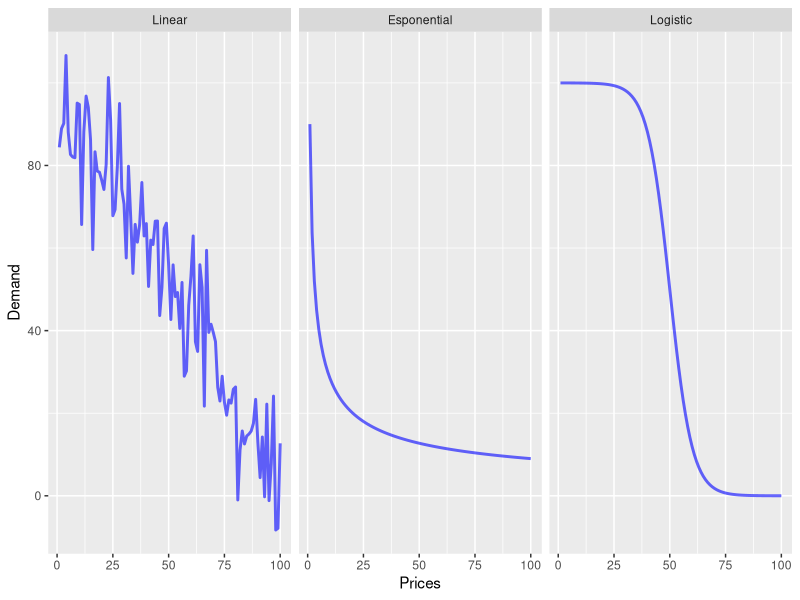

The R script that drew this image: (Note: this script raises an error after producing the figure.)
library(ggplot2)
library(dplyr)
library(magrittr)
library(reshape2)

# https://www.r-bloggers.com/pricing-optimization-how-to-find-the-price-that-maximizes-your-profit/
# https://insightr.wordpress.com/2018/06/03/different-demand-functions-and-optimal-price-estimation-in-r/?utm_campaign=News&utm_medium=Community&utm_source=DataCamp.com


# HISTORICAL DATA ---------------------------------------------------------------------------------------------------------------------------------------------------------
# Tutti questi dati storici sono a disposizione del bussiness come tipo di consuntivato

# 01_PRICE ####
set.seed(10)
hist.prices <- rnorm(252, mean = 6, sd = .5) # random prices defined by the company
hist.prices <- seq(1, 100) # incremental prices

# 02_COST ####
unity.cost = 4 # production cost per unity

# 03_DEMAND ####
# LINEAR demand curve - example 
demand_linear = function(p, alpha, beta, sd) {
  error = rnorm(length(p), sd = sd)
  q = p*alpha + beta + error
  return(q)
}
# EXPONENTIAL demand curve - example
demand_espon = function(p, alpha, beta, sd){
  error = rnorm(length(p), sd = sd)
  q = exp(alpha*log(p)+beta)
  return(q)
}
# LOGISTIC demand curve - example
demand_logistic = function(p, c, alpha, p0, sd){
  error = rnorm(length(p), sd = sd)
  q = c/(1+exp(-alpha*(p-p0)))
  return(q)
}

dem1 = demand_linear(hist.prices, -1, 100, 10)
dem2 = demand_espon(hist.prices, -0.5, 4.5, 10)
dem3 = demand_logistic(hist.prices, 100, -0.2, 50, 10)

df = data.frame('Prices' = hist.prices, 'Linear' = dem1, 'Esponential' = dem2, 'Logistic' = dem3)
df.plot = melt(df, id = 'Prices') %>% set_colnames(c('Prices', 'Model', 'Demand'))

ggplot(df.plot) + aes(x = Prices, y = Demand) +
  geom_line(color = 'blue', alpha = .6, lwd = 1) +
  facet_grid(~Model)

# 04_REVENUE ####
rev1 = hist.prices*dem1 # From the revenue equation
rev2 = hist.prices*dem2 
rev3 = hist.prices*dem3 

# 05_PROFIT ####
pro1 = (hist.prices - unity.cost)*dem1 # From the price equation
pro2 = (hist.prices - unity.cost)*dem2 # From the price equation
pro3 = (hist.prices - unity.cost)*dem3 # From the price equation



# STATISTICAL INFERENCE -------------------------------------------------------------------------------------------------------------------------------------------------
# linear Demand - Fit of the demand model
dem_model1 = lm(dem1 ~ hist.prices)
pro.model1 = model1$fitted.values*(hist.prices - unity.cost)
beta1 = dem_model1$coefficients[1]
alpha1 = dem_model1$coefficients[2]  

df.model1 = data.frame('Prices' = hist.prices, 'Demand' = dem1,
                       'Profit.fitted' = pro.model1, 'Profit' = pro1)
ggplot(select(df.model1, Prices, Demand)) + aes(x = Prices, y = Demand) + geom_point() + geom_smooth(method = lm)


# Exponential Demand - Fit of the demand model
dem_model2 = lm(log(dem2)~log(hist.prices))
pro.model2 = exp(dem_model2$fitted.values)*(hist.prices - unity.cost)

# Logistic Demand - Fit of the demand model



# OPTIMIZATION PROCESS ---------------------------------------------------------------------------------------------------------------------------------------------------

# Linear Demand
pro_optimum = (alpha1*unity.cost - beta1)/(2*alpha1)

ggplot(select(df.linear, Prices, Profit)) + aes(x = Prices, y = Profit) +
  geom_point() + geom_vline(xintercept = p.max.profit, lty = 2) +
  geom_line(data = df.linear, aes(x = Prices, y = Profit.fitted), color = 'blue')

ggplot(select(df.linear, Prices, Profit)) + aes(x = Prices, y = Profit) +
  geom_point() + geom_vline(xintercept = hist.prices.max.profit, lty = 2) +
  geom_line(data = df.linear, aes(x = Prices, y = Profit.fitted), color = 'blue')




